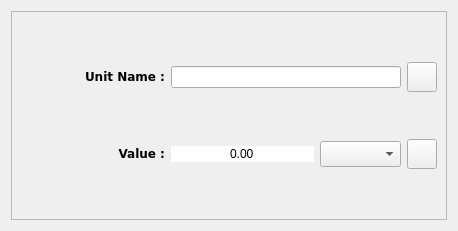
<?xml version="1.0" encoding="UTF-8"?>
<ui version="4.0">
 <class>EditUnit</class>
 <widget class="QWidget" name="EditUnit">
  <property name="geometry">
   <rect>
    <x>0</x>
    <y>0</y>
    <width>458</width>
    <height>231</height>
   </rect>
  </property>
  <property name="minimumSize">
   <size>
    <width>458</width>
    <height>231</height>
   </size>
  </property>
  <property name="maximumSize">
   <size>
    <width>458</width>
    <height>231</height>
   </size>
  </property>
  <property name="windowTitle">
   <string>Edit Unit</string>
  </property>
  <property name="windowIcon">
   <iconset>
    <normaloff>icons/logo.png</normaloff>icons/logo.png</iconset>
  </property>
  <layout class="QGridLayout" name="gridLayout_2">
   <item row="0" column="0">
    <widget class="QFrame" name="frame">
     <property name="frameShape">
      <enum>QFrame::StyledPanel</enum>
     </property>
     <property name="frameShadow">
      <enum>QFrame::Raised</enum>
     </property>
     <layout class="QGridLayout" name="gridLayout">
      <item row="0" column="3">
       <widget class="QPushButton" name="edit_unit">
        <property name="minimumSize">
         <size>
          <width>30</width>
          <height>30</height>
         </size>
        </property>
        <property name="maximumSize">
         <size>
          <width>30</width>
          <height>30</height>
         </size>
        </property>
        <property name="font">
         <font>
          <weight>50</weight>
          <bold>false</bold>
         </font>
        </property>
        <property name="text">
         <string/>
        </property>
        <property name="icon">
         <iconset>
          <normaloff>icons/edit.png</normaloff>icons/edit.png</iconset>
        </property>
       </widget>
      </item>
      <item row="0" column="0">
       <widget class="QLabel" name="label_9">
        <property name="font">
         <font>
          <family>Bitstream Vera Sans</family>
          <weight>75</weight>
          <bold>true</bold>
         </font>
        </property>
        <property name="layoutDirection">
         <enum>Qt::LeftToRight</enum>
        </property>
        <property name="text">
         <string>&lt;html&gt;&lt;head/&gt;&lt;body&gt;&lt;p align=&quot;right&quot;&gt;&lt;span style=&quot; font-weight:600;&quot;&gt;Unit Name :&lt;/span&gt;&lt;/p&gt;&lt;/body&gt;&lt;/html&gt;</string>
        </property>
        <property name="alignment">
         <set>Qt::AlignRight|Qt::AlignTrailing|Qt::AlignVCenter</set>
        </property>
       </widget>
      </item>
      <item row="1" column="1">
       <widget class="QDoubleSpinBox" name="unit_value">
        <property name="styleSheet">
         <string notr="true">border:0px;
</string>
        </property>
        <property name="alignment">
         <set>Qt::AlignCenter</set>
        </property>
        <property name="buttonSymbols">
         <enum>QAbstractSpinBox::NoButtons</enum>
        </property>
        <property name="maximum">
         <double>10000000000000000000.000000000000000</double>
        </property>
       </widget>
      </item>
      <item row="1" column="0">
       <widget class="QLabel" name="label_7">
        <property name="font">
         <font>
          <family>Bitstream Vera Sans</family>
          <weight>75</weight>
          <bold>true</bold>
         </font>
        </property>
        <property name="layoutDirection">
         <enum>Qt::LeftToRight</enum>
        </property>
        <property name="text">
         <string>&lt;html&gt;&lt;head/&gt;&lt;body&gt;&lt;p align=&quot;right&quot;&gt;Value :&lt;/p&gt;&lt;/body&gt;&lt;/html&gt;</string>
        </property>
        <property name="alignment">
         <set>Qt::AlignRight|Qt::AlignTrailing|Qt::AlignVCenter</set>
        </property>
       </widget>
      </item>
      <item row="1" column="2">
       <widget class="QComboBox" name="units_combo">
        <property name="minimumSize">
         <size>
          <width>81</width>
          <height>26</height>
         </size>
        </property>
        <property name="maximumSize">
         <size>
          <width>81</width>
          <height>26</height>
         </size>
        </property>
       </widget>
      </item>
      <item row="0" column="1" colspan="2">
       <widget class="QLineEdit" name="unit_name">
        <property name="minimumSize">
         <size>
          <width>0</width>
          <height>22</height>
         </size>
        </property>
        <property name="layoutDirection">
         <enum>Qt::LeftToRight</enum>
        </property>
        <property name="alignment">
         <set>Qt::AlignLeading|Qt::AlignLeft|Qt::AlignVCenter</set>
        </property>
       </widget>
      </item>
      <item row="1" column="3">
       <widget class="QPushButton" name="delete_unit">
        <property name="minimumSize">
         <size>
          <width>30</width>
          <height>30</height>
         </size>
        </property>
        <property name="maximumSize">
         <size>
          <width>30</width>
          <height>30</height>
         </size>
        </property>
        <property name="styleSheet">
         <string notr="true">border-color: rgb(174, 6, 6);</string>
        </property>
        <property name="text">
         <string/>
        </property>
        <property name="icon">
         <iconset>
          <normaloff>icons/delete.png</normaloff>icons/delete.png</iconset>
        </property>
       </widget>
      </item>
     </layout>
    </widget>
   </item>
  </layout>
 </widget>
 <resources/>
 <connections/>
</ui>
